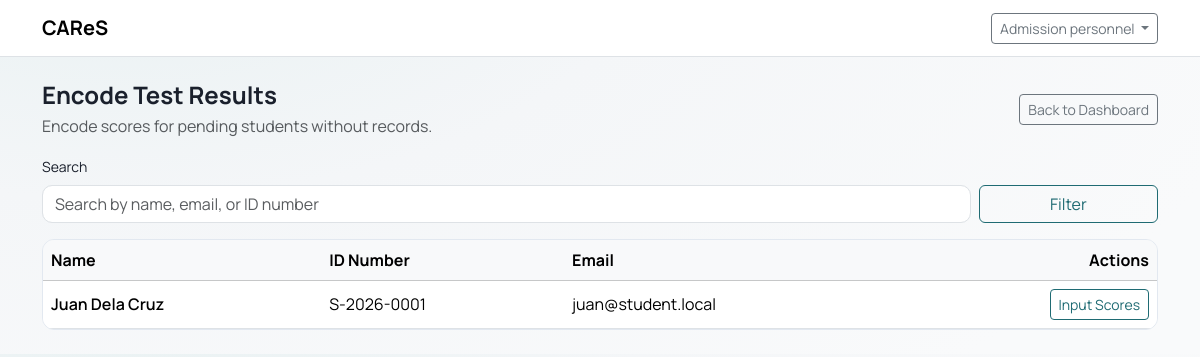
Page /admission/encode (signed in) on the earlier database version.
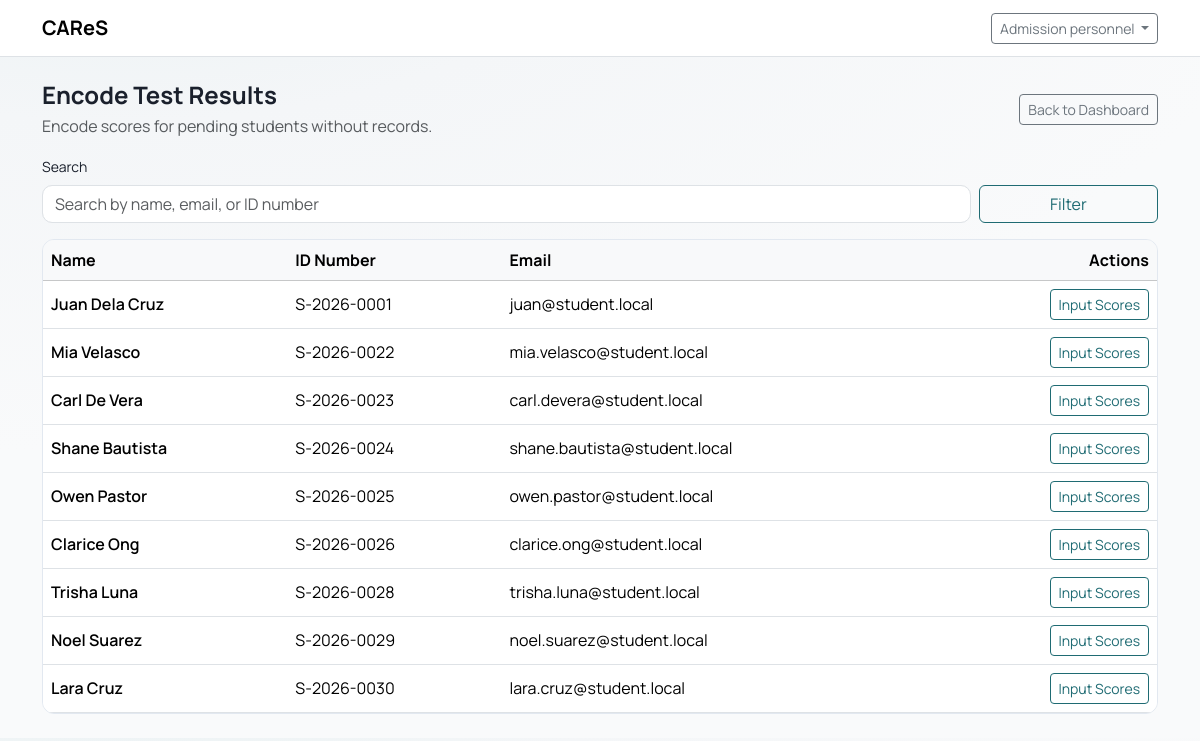
Same page on the later database version.
### tables this page shows
CREATE TABLE students (
    id INT UNSIGNED AUTO_INCREMENT PRIMARY KEY,
    id_number VARCHAR(50) NULL,
    name VARCHAR(150) NOT NULL,
    email VARCHAR(150) NOT NULL UNIQUE,
    status ENUM('pending', 'admitted', 'rejected', 'waitlisted') NOT NULL DEFAULT 'pending',
    is_deleted TINYINT(1) NOT NULL DEFAULT 0,
    created_by INT UNSIGNED NULL,
    updated_by INT UNSIGNED NULL,
    created_at TIMESTAMP NOT NULL DEFAULT CURRENT_TIMESTAMP,
    updated_at TIMESTAMP NULL DEFAULT NULL ON UPDATE CURRENT_TIMESTAMP,
    deleted_at DATETIME NULL,
    UNIQUE KEY uk_students_id_number (id_number),
    CHECK (status <> 'admitted' OR id_number IS NOT NULL),
    INDEX idx_students_status (status),
    INDEX idx_students_deleted (is_deleted)
);

### core/View.php (called while the page is built, shortened)
<?php
final class View
{
    public static function render(string $viewPath, array $data = []): void
    {
        require __DIR__ . '/../app/Views/layouts/main.php';
    }
}

### app/Controllers/AdmissionController.php (called while the page is built, shortened)
<?php
final class AdmissionController
{
    public static function encode(): void
    {
        $q = trim((string)($_GET['q'] ?? ''));
        $params = [];
        $where = "WHERE s.is_deleted = 0
                  AND NOT EXISTS (
                      SELECT 1
                      FROM student_exam_scores ses
                      WHERE ses.student_id = s.id AND ses.is_deleted = 0
                  )
                  AND s.status = 'pending'";
        $sql = "SELECT s.id, s.id_number, s.name, s.email, s.status, s.created_at
                FROM students s
                $where
                ORDER BY s.created_at DESC";
        $st = Database::pdo()->prepare($sql);
        $st->execute($params);
        $students = $st->fetchAll();
        View::render('admission/encode', [
            'title' => 'Encode Test Results',
            'students' => $students,
            'q' => $q,
            'success' => flash('success'),
            'error' => flash('error'),
        ]);
    }
}

### core/Router.php (called while the page is built, shortened)
<?php
final class Router
{
    private array $routes = ['GET' => [], 'POST' => []];
    public function get(string $path, callable $handler): void
    {
        $this->routes['GET'][$path] = $handler;
    }
    public function post(string $path, callable $handler): void
    {
        $this->routes['POST'][$path] = $handler;
    }
    public function dispatch(string $method, string $path): void
    {
        $handler = $this->routes[$method][$path] ?? null;
        $handler();
    }
}

### public/index.php (called while the page is built, shortened)
<?php
$router = new Router();
$uri = parse_url($_SERVER['REQUEST_URI'] ?? '/', PHP_URL_PATH) ?: '/';
$path = str_starts_with($uri, BASE_PATH) ? substr($uri, strlen(BASE_PATH)) : $uri;
$path = $path === '' ? '/' : $path;
$method = $_SERVER['REQUEST_METHOD'] ?? 'GET';
$router->get('/', fn() => redirect('/login'));
$router->get('/login', [AuthController::class, 'showLogin']);
$router->post('/login', [AuthController::class, 'login']);
$router->get('/logout', [AuthController::class, 'logout']);
$router->get('/register', [AuthController::class, 'showRegister']);
$router->post('/register', [AuthController::class, 'register']);
$router->get('/verify-email', [AuthController::class, 'showVerifyEmail']);
$router->post('/verify-email', [AuthController::class, 'verifyEmail']);
$router->post('/verify-email/resend', [AuthController::class, 'resendVerifyEmail']);
$router->get('/force-password-change', [AuthController::class, 'showForcePasswordChange']);
$router->post('/force-password-change', [AuthController::class, 'forcePasswordChange']);
$router->get('/forgot-password', [AuthController::class, 'showForgotPassword']);
$router->post('/forgot-password', [AuthController::class, 'forgotPassword']);
$router->get('/reset-password', [AuthController::class, 'showResetPassword']);
$router->post('/reset-password', [AuthController::class, 'resetPassword']);
$router->get('/admin', fn() => redirect('/administrator'));
$router->get('/guidance', fn() => redirect('/admission'));
$router->get('/administrator', [AdminController::class, 'dashboard']);
$router->get('/administrator/accounts', function () {
    RoleMiddleware::requireRole('administrator');
    AccountsController::index();
});
$router->get('/administrator/accounts/create', function () {
    RoleMiddleware::requireRole('administrator');
    AccountsController::create();
});
$router->post('/administrator/accounts/create', function () {
    RoleMiddleware::requireRole('administrator');
    AccountsController::store();
});
$router->get('/administrator/accounts/edit', function () {
    RoleMiddleware::requireRole('administrator');
    AccountsController::edit();
});
$router->post('/administrator/accounts/edit', function () {
    RoleMiddleware::requireRole('administrator');
    AccountsController::update();
});
$router->post('/administrator/accounts/toggle', function () {
    RoleMiddleware::requireRole('administrator');
    AccountsController::toggleActive();
});
$router->post('/administrator/accounts/reset-password', function () {
    RoleMiddleware::requireRole('administrator');
    AccountsController::resetPassword();
});
$router->post('/administrator/accounts/verify', function () {
    RoleMiddleware::requireRole('administrator');
    AccountsController::verify();
});
$router->post('/administrator/accounts/reject', function () {
    RoleMiddleware::requireRole('administrator');
    AccountsController::reject();
});
$router->get('/administrator/matrix', [AdminController::class, 'matrix']);
$router->post('/administrator/matrix', [AdminController::class, 'saveMatrix']);
$router->get('/administrator/scores', [AdminController::class, 'scores']);
$router->get('/administrator/scores/view', [AdminController::class, 'viewScores']);
$router->get('/administrator/results', [AdminController::class, 'results']);
$router->get('/administrator/logs', [AdminController::class, 'logs']);
$router->get('/administrator/reports', [AdminController::class, 'reports']);
$router->get('/administrator/profile', [AdminController::class, 'profile']);
$router->post('/administrator/profile', [AdminController::class, 'updateProfile']);
$router->post('/administrator/profile/password', [AdminController::class, 'updatePassword']);
$router->get('/administrator/students', function () {
    RoleMiddleware::requireRole('administrator');
    AccountsController::students();
});
$router->get('/administrator/students/create', function () {
    RoleMiddleware::requireRole('administrator');
    AccountsController::createStudent();
});
$router->post('/administrator/students/create', function () {
    RoleMiddleware::requireRole('administrator');
    AccountsController::storeStudent();
});
$router->get('/administrator/students/edit', function () {
    RoleMiddleware::requireRole('administrator');
    AccountsController::editStudent();
});
$router->post('/administrator/students/edit', function () {
    RoleMiddleware::requireRole('administrator');
    AccountsController::updateStudent();
});
$router->get('/admission', [AdmissionController::class, 'dashboard']);
$router->get('/admission/encode', [AdmissionController::class, 'encode']);
$router->get('/admission/encode/edit', [AdmissionController::class, 'editScores']);
$router->post('/admission/encode/edit', [AdmissionController::class, 'saveScores']);
$router->get('/admission/results', [AdmissionController::class, 'results']);
$router->get('/admission/storage', [AdmissionController::class, 'storage']);
$router->get('/admission/storage/edit', [AdmissionController::class, 'editStoredScores']);
$router->get('/admission/students', [AdmissionController::class, 'students']);
$router->get('/admission/students/edit', [AdmissionController::class, 'editStudent']);
$router->post('/admission/students/edit', [AdmissionController::class, 'updateStudent']);
$router->dispatch($method, $path);

### core/Database.php (called while the page is built, shortened)
<?php
final class Database
{
    private static ?PDO $pdo = null;
    public static function pdo(): PDO
    {
        $dsn = sprintf(
            'mysql:host=%s;dbname=%s;charset=%s',
            DB_HOST,
            DB_NAME,
            DB_CHARSET
        );
        $options = [
            PDO::ATTR_ERRMODE            => PDO::ERRMODE_EXCEPTION,
            PDO::ATTR_DEFAULT_FETCH_MODE => PDO::FETCH_ASSOC,
            PDO::ATTR_EMULATE_PREPARES   => false,
        ];
        try {
            self::$pdo = new PDO($dsn, DB_USER, DB_PASS, $options);
            self::$pdo->exec("SET time_zone = '+08:00'");
            return self::$pdo;
        } catch (PDOException $e) {
            if (APP_DEBUG) {
                exit('DB Error: ' . e($e->getMessage()));
            }
            exit('Database connection failed.');
        }
    }
}

### core/Helpers.php (called while the page is built, shortened)
<?php
function e(string $value): string
{
    return htmlspecialchars($value, ENT_QUOTES, 'UTF-8');
}

### app/Views/admission/encode.php (the view, shortened to what the changed rows need)
<?php if (!empty($students)): ?>
  <div class="d-none d-md-block">
    <div class="table-responsive">
      <table class="table table-hover align-middle mb-0">
        <thead class="table-light">
          <tr>
            <th>Name</th>
            <th>ID Number</th>
            <th>Email</th>
            <th class="text-end">Actions</th>
          </tr>
        </thead>
        <tbody>
          <?php foreach ($students as $s): ?>
            <tr>
              <td class="fw-semibold"><?= e($s['name']) ?></td>
              <td><?= e((string)($s['id_number'] ?? 'Not set')) ?></td>
              <td><?= e($s['email']) ?></td>
              <td class="text-end">
                <a class="btn btn-outline-primary btn-sm" href="<?= e(BASE_PATH) ?>/admission/encode/edit?id=<?= (int)$s['id'] ?>">Input Scores</a>
              </td>
            </tr>
          <?php endforeach; ?>
        </tbody>
      </table>
    </div>
  </div>
<?php else: ?>
  <div class="card shadow-sm">
    <div class="card-body text-muted">No pending students without scores found.</div>
  </div>
<?php endif; ?>

Differences in the rows shown:
added students: name "Mia Velasco", id_number "S-2026-0022", email "mia.velasco@student.local"
added students: name "Carl De Vera", id_number "S-2026-0023", email "carl.devera@student.local"
added students: name "Shane Bautista", id_number "S-2026-0024", email "shane.bautista@student.local"
added students: name "Owen Pastor", id_number "S-2026-0025", email "owen.pastor@student.local"
added students: name "Clarice Ong", id_number "S-2026-0026", email "clarice.ong@student.local"
added students: name "Trisha Luna", id_number "S-2026-0028", email "trisha.luna@student.local"
added students: name "Noel Suarez", id_number "S-2026-0029", email "noel.suarez@student.local"
added students: name "Lara Cruz", id_number "S-2026-0030", email "lara.cruz@student.local"
